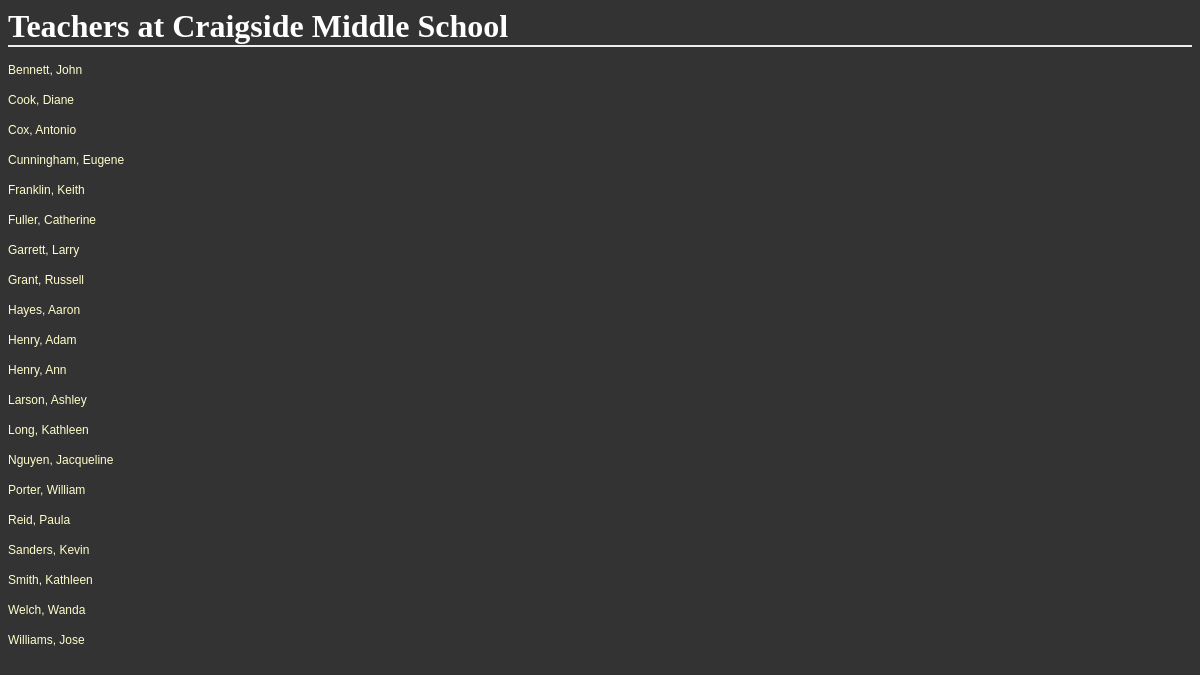
The app's page /districts/1/schools/2/teachers, older data.
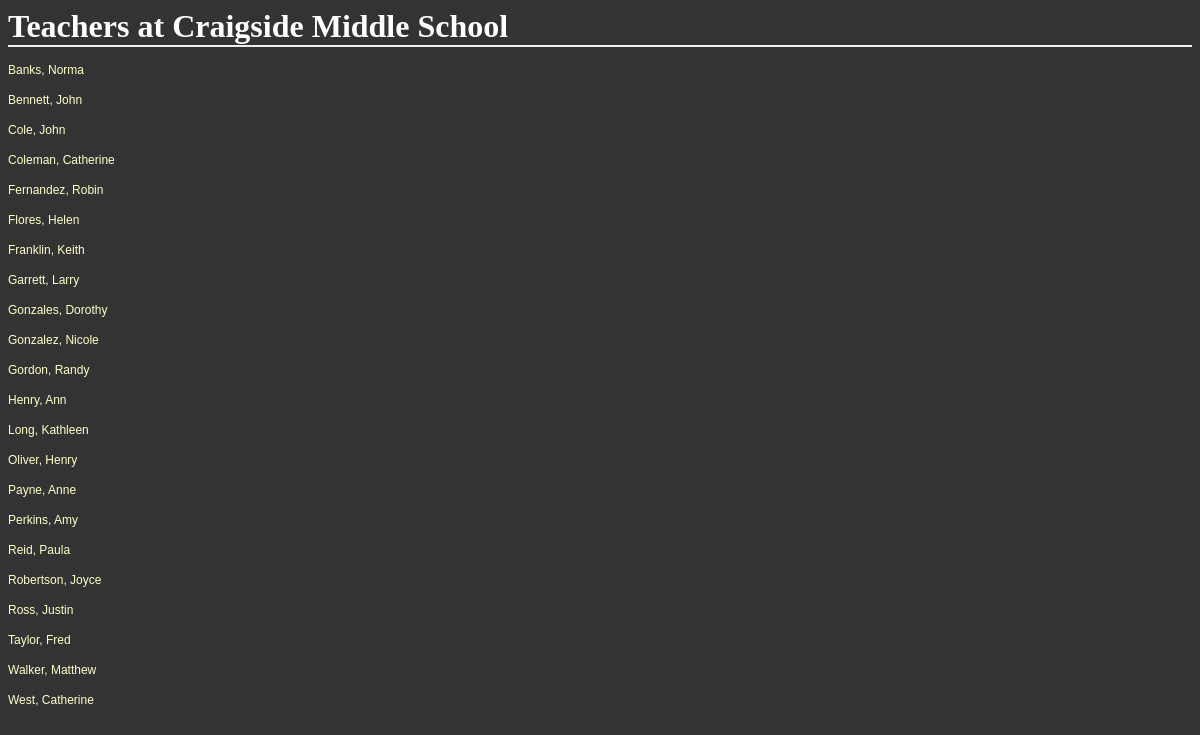
The same page, newer data.
### database_setup.py (models this page shows, shortened)
class Teacher(Base):
    __tablename__ = 'teacher'
    id = Column(Integer, primary_key=True)
    first_name = Column(String(40), nullable=False)
    last_name = Column(String(40), nullable=False)
    address = Column(String(50))
    city = Column(String(50))
    state = Column(String(50))
    zip = Column(String(50))
    phone = Column(String(50))
    email = Column(String(50))
    school_id = Column(Integer, ForeignKey('school.id'))
    school = relationship(School)

### schools.py (the view)
@app.route('/districts/<int:district_id>/schools/<int:school_id>/teachers')
def showAllTeachers(district_id, school_id):
    school = session.query(School).filter_by(id=school_id).one()
    teachers = session.query(Teacher).filter_by(school_id=school_id).all()
    return render_template('teachers.html', district_id=district_id, school=school, teachers=teachers)

### templates/teachers.html
<html>
<head>
	<link rel=stylesheet type=text/css href="{{ url_for('static', filename='styles.css') }}">
</head>
<body>
<h1>Teachers at {{school.name}}</h1>
{% for teacher in teachers %}
	<p><a href='{{url_for('showTeacher', district_id=district_id, school_id=school.id, teacher_id=teacher.id)}}'>{{teacher.last_name}}, {{teacher.first_name}}</a></p>
{% endfor %}
</body>
</html>

Row changes from the older to the newer data that the page shows:
no longer on this page (row edited): Teacher: last_name "Cook", first_name "Diane"
no longer on this page (row edited): Teacher: last_name "Cox", first_name "Antonio"
no longer on this page (row edited): Teacher: last_name "Cunningham", first_name "Eugene"
no longer on this page (row edited): Teacher: last_name "Fuller", first_name "Catherine"
no longer on this page (row edited): Teacher: last_name "Grant", first_name "Russell"
no longer on this page (row edited): Teacher: last_name "Hayes", first_name "Aaron"
no longer on this page (row edited): Teacher: last_name "Henry", first_name "Adam"
no longer on this page (row edited): Teacher: last_name "Larson", first_name "Ashley"
no longer on this page (row edited): Teacher: last_name "Nguyen", first_name "Jacqueline"
no longer on this page (row edited): Teacher: last_name "Porter", first_name "William"
no longer on this page (row edited): Teacher: last_name "Sanders", first_name "Kevin"
no longer on this page (row edited): Teacher: last_name "Smith", first_name "Kathleen"
no longer on this page (row edited): Teacher: last_name "Welch", first_name "Wanda"
no longer on this page (row edited): Teacher: last_name "Williams", first_name "Jose"
now on this page (row edited): Teacher: last_name "Banks", first_name "Norma"
now on this page (row edited): Teacher: last_name "Cole", first_name "John"
now on this page (row edited): Teacher: last_name "Coleman", first_name "Catherine"
now on this page (row edited): Teacher: last_name "Fernandez", first_name "Robin"
now on this page (row edited): Teacher: last_name "Flores", first_name "Helen"
now on this page (row edited): Teacher: last_name "Gonzales", first_name "Dorothy"
now on this page (row edited): Teacher: last_name "Gonzalez", first_name "Nicole"
now on this page (row edited): Teacher: last_name "Gordon", first_name "Randy"
now on this page (row edited): Teacher: last_name "Oliver", first_name "Henry"
now on this page (row edited): Teacher: last_name "Payne", first_name "Anne"
now on this page (row edited): Teacher: last_name "Perkins", first_name "Amy"
now on this page (row edited): Teacher: last_name "Robertson", first_name "Joyce"
now on this page (row edited): Teacher: last_name "Ross", first_name "Justin"
now on this page (row edited): Teacher: last_name "Taylor", first_name "Fred"
now on this page (row edited): Teacher: last_name "Walker", first_name "Matthew"
now on this page (row edited): Teacher: last_name "West", first_name "Catherine"
